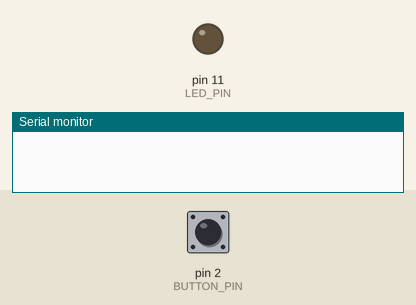
This sketch was run on a simulated Arduino Uno, built with avr-gcc and run on an emulated ATmega328P. Shown: output pins drawn as LEDs (lit = HIGH), the last lines printed to the serial monitor. The test bench sets the inputs (shaded band); at power-on: pin 2 (BUTTON_PIN) HIGH.

Above: at 5.0 s.
5.1 s: pin 2 (BUTTON_PIN) pulled LOW for 0.15 s
At 6.2 s:
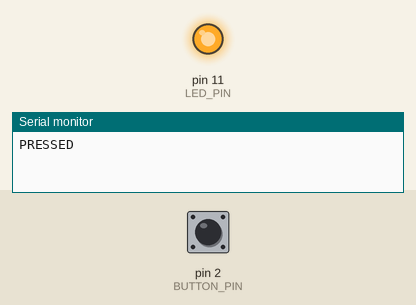
6.7 s: pin 2 (BUTTON_PIN) pulled LOW for 1 s
At 7.5 s:
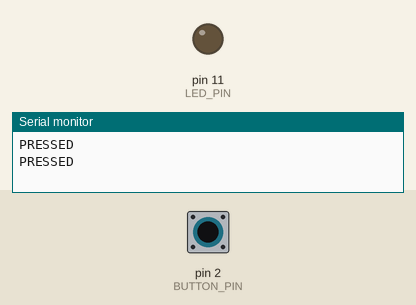
9.2 s: pin 2 (BUTTON_PIN) pulled LOW for 3.2 s
At 10.6 s:
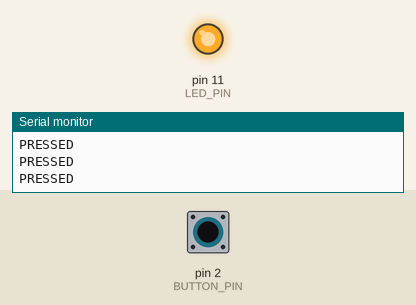
Timing chart, 0 to 12.2 s (numbered marks = the images above; inputs shaded):
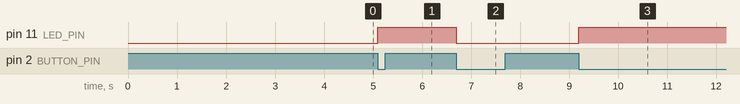

The sketch:

Opdracht3_Button.ino
```cpp
#define BUTTON_PIN 2

#define EIMSK_INT0_MASK 0x01
#define EIFR_INT0_MASK  0x01

#define LED_PIN 11

#define LED_STATE_ON  1
#define LED_STATE_OFF 0

volatile bool pressed = false;

void button_falling_isr() {
  pressed = true;
}

void handle_press_event(uint8_t * const state) {
  switch(*state) {
    case LED_STATE_ON:
      transition_off(state);
    break;

    case LED_STATE_OFF:
    default:
      transition_on(state);
    break;
  }
}

void transition_off(uint8_t * const state) {
  analogWrite(LED_PIN, 0);
  *state = LED_STATE_OFF;
}

void transition_on(uint8_t * const state) {
  analogWrite(LED_PIN, 255);
  *state = LED_STATE_ON;
}

void setup() {

  Serial.begin(9600);
  delay(500);

  pinMode(BUTTON_PIN, INPUT);
  attachInterrupt(digitalPinToInterrupt(BUTTON_PIN), button_falling_isr, FALLING);


  uint8_t state = LED_STATE_OFF;

  for(;;) {
    if(pressed) {
      Serial.println("PRESSED");
      pressed = false; // reset de ISR flag

      handle_press_event(&state);

      EIMSK &= ~EIMSK_INT0_MASK; //mask externe interrupt op pin 2 tijdens de debounce periode. Zie ATmega328 datasheet pagina 55
      delay(50);
      EIFR &=  ~EIFR_INT0_MASK;  //clear de pending interrupt
      EIMSK |=  EIMSK_INT0_MASK;
    }
  }

}


void loop() {
  // doe niks
}
```

Measured:
- after the input at 5.1 s, pin 11 (LED_PIN): LOW → HIGH at once
- after the input at 6.7 s, pin 11 (LED_PIN): HIGH → LOW at once
- after the input at 9.2 s, pin 11 (LED_PIN): LOW → HIGH at once
